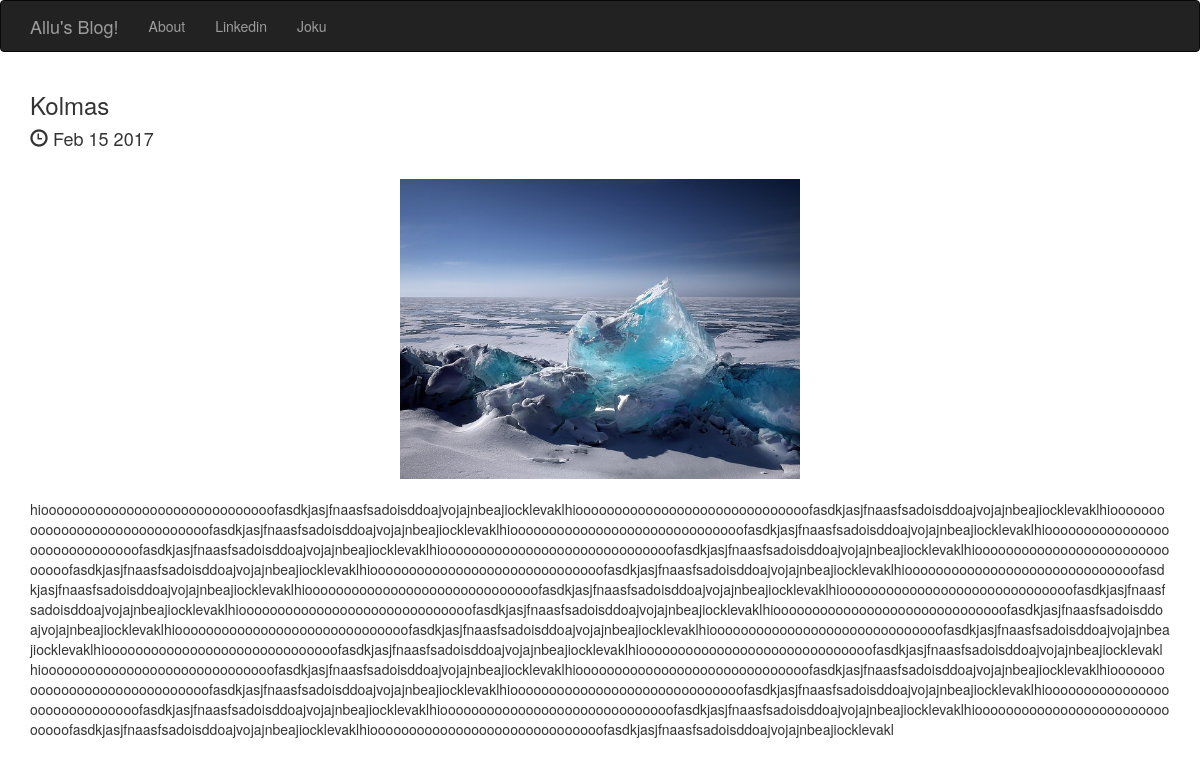
/posts/3/, run on the app's committed database.
### posts/models.py (models this page shows, shortened)
class Post(models.Model):
    title = models.CharField(max_length=250)
    pub_date = models.DateTimeField()
    image = models.ImageField(upload_to='media/')
    body = models.TextField()
    def pub_date_pretty(self):
        return self.pub_date.strftime('%b %d %Y')

### posts/views.py (the view)
# urls.py: url(r'^posts/(?P<post_id>[0-9]+)/$', posts.views.post_details, name="post_detail"),
def post_details(request, post_id):
        post = get_object_or_404(Post, pk=post_id)
        return render(request, 'posts/post_detail.html', {'post':post})

### posts/templates/posts/post_detail.html (shortened to what this page needs)
<!DOCTYPE html>
<html lang="en">
  <head>
    <link rel="stylesheet" href="https://maxcdn.bootstrapcdn.com/bootstrap/3.3.7/css/bootstrap.min.css">
  </head>
  <body>
    <nav class="navbar navbar-inverse">
        <div class="container">
            <div class="navbar-header">
                <a class="navbar-brand" href="{% url 'home' %}">
                    Allu's Blog!
                </a>
            </div>
            <div class="collapse navbar-collapse" id="mynav">
                <ul class="nav navbar-nav">
                    <li><a href="{% url 'about' %}">About</a></li>
                    <li><a href="#">Linkedin</a></li>
                    <li><a href="#">Joku</a></li>
                </ul>
            </div>
        </div>
    </nav>
    <div class="container">
        <h3>{{ post.title }}</h3>
        <h4><span class="glyphicon glyphicon-time" aria-hidden="true"></span> {{ post.pub_date_pretty }}</h4>
        <br>
        <img src="{{ post.image.url }}" class="img-responsive center-block" style="max-height:350px; max-width: 400px;">
        <br>
        <p style="overflow-wrap: break-word;">{{ post.body }}</p>
        </div>
  </body>
</html>

### data on the page
Post: title "Kolmas", pub_date_pretty "Feb 15 2017", image (picture), body "hioooooooooooooooooooooooooooooofasdkjasjfnaasfsadoisddoajvojajnbeajiocklevaklhioooooooooooooooooooooooooooooofasdkjasjfnaasfsadoisddoajvojajnbeajiocklevaklhioooooooooooooooooooooooooooooofasdkjasjfnaasfsadoisddoajvojajnbeajiocklevaklhioooooooooooooooooooooooooooooofasdkjasjfnaasfsadoisddoajvojajnbeajiocklevaklhioooooooooooooooooooooooooooooofasdkjasjfnaasfsadoisddoajvojajnbeajiocklevaklhioooooooooooooooooooooooooooooofasdkjasjfnaasfsadoisddoajvojajnbeajiocklevaklhioooooooooooooooooooooooooooooofasdkjasjfnaasfsadoisddoajvojajnbeajiocklevaklhioooooooooooooooooooooooooooooofasdkjasjfnaasfsadoisddoajvojajnbeajiocklevaklhioooooooooooooooooooooooooooooofasdkjasjfnaasfsadoisddoajvojajnbeajiockleva…"
